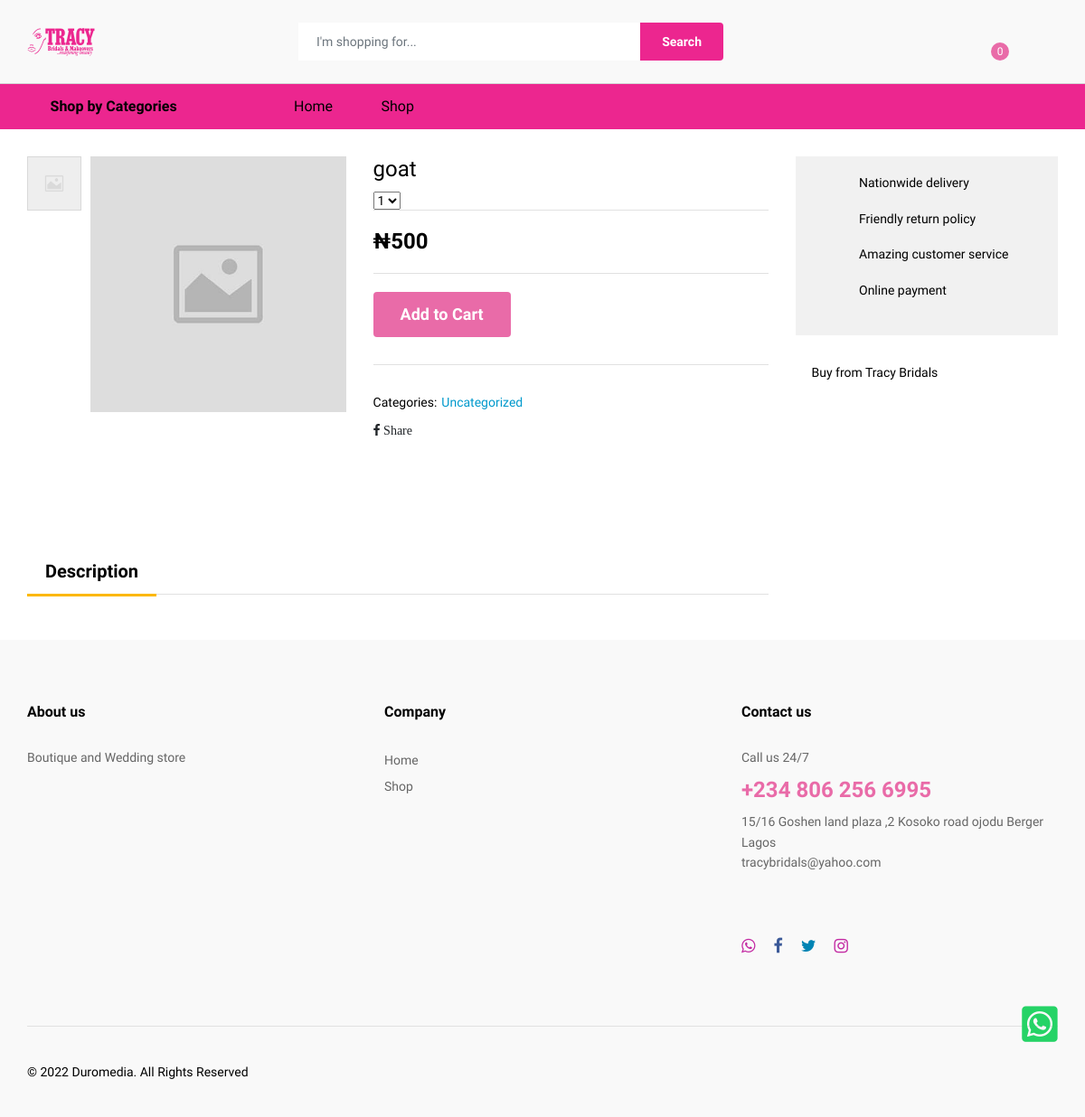
/product-description.php?id=13, run on the app's committed database.
### tables this page shows
CREATE TABLE `products` (
  `products_id` int(11) NOT NULL,
  `products_name` varchar(30) NOT NULL,
  `products_price` varchar(11) NOT NULL,
  `products_sales_price` varchar(10) NOT NULL,
  `products_sub_categories` int(10) NOT NULL,
  `products_promo` varchar(20) NOT NULL DEFAULT '0',
  `products_deals` varchar(20) NOT NULL DEFAULT '0',
  `products_new_arrivals` varchar(20) NOT NULL DEFAULT '0',
  `products_best_sellers` varchar(20) NOT NULL DEFAULT '0',
  `products_popular` varchar(20) NOT NULL DEFAULT '0',
  `products_short_description` varchar(255) NOT NULL,
  `products_long_description` text NOT NULL,
  `products_image` varchar(255) NOT NULL DEFAULT 'default.jpg',
  `products_timestamp` timestamp NOT NULL DEFAULT current_timestamp() ON UPDATE current_timestamp()
);

CREATE TABLE `products_categories` (
  `products_categories_id` int(11) NOT NULL,
  `products_categories_name` varchar(20) NOT NULL,
  `products_categories_timestamp` timestamp NOT NULL DEFAULT current_timestamp() ON UPDATE current_timestamp()
);

### incs-template1/config.php (called while the page is built, shortened)
<?php
$website_name = "/public_html";
$website_name_with_spaces = "Tracy Bridals";
?>

### public_html/product-description.php (the view, shortened to what this page needs)
<?php require_once ('../incs-template1/config.php'); ?>
<?php
include ('../incs-template1/header.php'); ?>
<div class="ps-page--product">
        <div class="ps-container">
            <div class="ps-page__container">
                <div class="ps-page__left">
                    <div class="ps-product--detail ps-product--fullwidth">
                        <div class="ps-product__header">
                            <div class="ps-product__thumbnail" data-vertical="true">
                                <figure>
                                    <div class="ps-wrapper">
                                    <?php
                                    $query_sel_pro_sec =  mysqli_query($connect, "SELECT * FROM products, products_categories WHERE products_categories_id = products_sub_categories AND products_id = '".mysqli_real_escape_string ($connect, $_GET['id'])."'") or die(db_conn_error);
while($rows_loop = mysqli_fetch_array($query_sel_pro_sec)){
                                    ?>
                                        <div class="ps-product__gallery" data-arrow="true">
                                            <div class="item"><a><img src="images/products/<?php echo $rows_loop['products_image']; ?>" alt="<?php echo $rows_loop['products_name']; ?>"></a></div>
                                        </div>
                                    </div>
                                </figure>
                                <div class="ps-product__variants" data-item="4" data-md="4" data-sm="4" data-arrow="false">
                                    <div class="item"><img src="images/products/<?php echo $rows_loop['products_image']; ?>" alt="<?php echo $rows_loop['products_name']; ?>"></div>
                                </div>
                            </div>
                            <div class="ps-product__info">
                                <h1><?php echo $rows_loop['products_name']; ?></h1>
                                <div class="ps-product__meta">
                                    <div class="ps-product__rating">
                                        <select class="ps-rating" data-read-only="true">
                                            <option value="1">1</option>
                                        </select>
                                    </div>
                                </div>
                                <h4 class="ps-product__price"><?php if(empty($rows_loop['products_sales_price'])){echo '&#8358;'.number_format($rows_loop['products_price']);}else{echo '&#8358;'.number_format($rows_loop['products_sales_price']);}  ?></h4>
                                <div class="ps-product__desc">
                                </div>
                                <div class="ps-product__shopping">
                                    <figure>
<form method="POST" action="">
            <button class="ps-btn d-block d-sm-block" type="submit" name="buy_button">Add to Cart</button>
        </form>
                                </div>
                                <div class="ps-product__specification">
                                    <p class="categories"><strong> Categories:</strong><a><?php echo $rows_loop['products_categories_name']; ?></a></p>
                                </div>
                                 <div class="fb-share-button" data-href="https://<?=$website_name;?>/product-description.php?id=<?=$_GET['id'];?>" data-layout="button_count" data-size="large"><a target="_blank" href="https://www.facebook.com/sharer/sharer.php?u=https%3A%2F%2F<?=$website_name;?>%2Fproduct-description.php%3Fid%3D<?=$_GET['id'];?>&amp;src=sdkpreparse" class="fb-xfbml-parse-ignore"><i class="fa fa-facebook"> Share</i></a></div>
                                <div class="ps-product__sharing">
                                </div>
                            </div>
                        </div>
                        <div class="ps-product__content ps-tab-root">
                            <ul class="ps-tab-list">
                                <li class="active"><a href="#tab-1">Description</a></li>
                            </ul>
                                      <p><?php echo $rows_loop['products_long_description']; }?></p>
                        </div>
                    </div>
                </div>
                <div class="ps-page__right">
                    <aside class="widget widget_product widget_features">
                        <p><i class="icon-network"></i> Nationwide delivery</p>
                        <p><i class="icon-3d-rotate"></i> Friendly return policy</p>
                        <p><i class="icon-receipt"></i> Amazing customer service</p>
                        <p><i class="icon-credit-card"></i> Online payment</p>
                    </aside>
                    <aside class="widget widget_sell-on-site">
                        <p><i class="icon-store"></i> Buy from <?php echo $website_name_with_spaces; ?></p>
                    </aside>
                </div>
            </div>
        </div>
    </div>
<?php include ('../incs-template1/footer.php'); ?>

### public_html/css/color-style.css (style rules this page uses)
.ps-btn { background-color: #e96ba8; }
button.ps-btn { background-color: #e96ba8; }
.ps-btn, button.ps-btn { color: #fff; }

### data on the page
products: products_image (placeholder picture), products_name "goat", products_price "500", products_categories.products_categories_name "Uncategorized"

### other printed values
$website_name_with_spaces "Tracy Bridals"
FOOTER_DESCRIPTION "Boutique and Wedding store"
$TEL "+234 806 256 6995"
$ADDRESS "15/16 Goshen land plaza ,2 Kosoko road ojodu Berger Lagos"
$EMAIL "tracybridals@yahoo.com"
